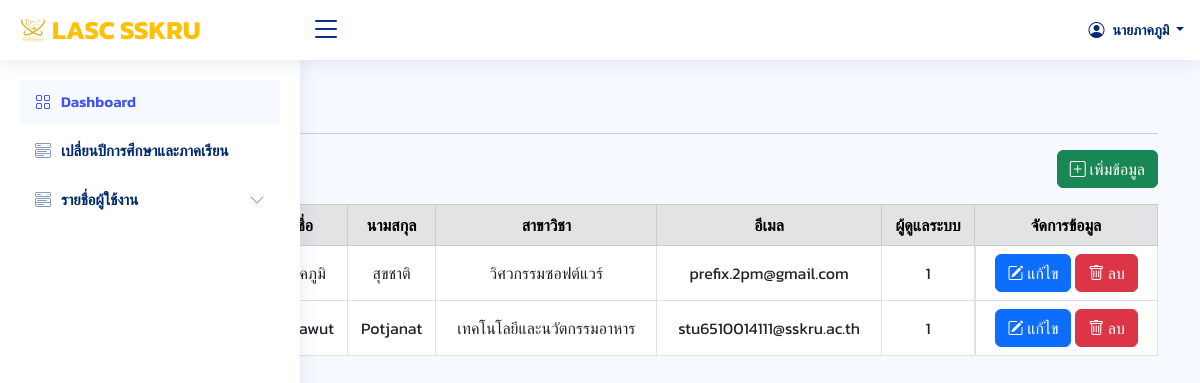
/index_admin.php?page=admin/teacher (signed in), run on the app's committed database.
### tables this page shows
CREATE TABLE `users` (
  `userId` int(20) NOT NULL,
  `academic_rank` varchar(50) NOT NULL,
  `nametitle` varchar(50) NOT NULL,
  `firstname` varchar(50) NOT NULL,
  `lastname` varchar(50) NOT NULL,
  `branch` varchar(50) NOT NULL,
  `email` varchar(50) NOT NULL,
  `password` varchar(255) NOT NULL,
  `urole` varchar(50) NOT NULL,
  `isAdmin` int(1) NOT NULL,
  `created_at` timestamp NOT NULL DEFAULT current_timestamp()
);

### admin/teacher.php (the view, shortened to what this page needs)
<?php
    require_once "config/db.php";
?>
<div class="container">
    <div class="pagetitle mt-3">
        <h1>รายชื่ออาจารย์</h1>
    </div>
    <hr>
    <div class="d-flex justify-content-end">
        <button class="btn btn-success mb-3" type="button" data-bs-toggle="modal" data-bs-target="#largeModal">
            <div class="icon d-flex">
                <i class="bi bi-plus-square"></i> &nbsp;
                <div class="label">เพิ่มข้อมูล</div>
            </div>
        </button>
    </div>
    <table class="table table-bordered text-center align-middle">
        <thead class="align-middle table-secondary">
            <tr>
                <th scope="col">ตำแหน่ง</th>
                <th scope="col">คำนำหน้า</th>
                <th scope="col">ชื่อ</th>
                <th scope="col">นามสกุล</th>
                <th scope="col">สาขาวิชา</th>
                <th scope="col">อีเมล</th>
                <th scope="col">ผู้ดูแลระบบ</th>
                <th scope="col">จัดการข้อมูล</th>
            </tr>
        </thead>
        <tbody>
            <?php
                $stmt = $conn->query("SELECT * FROM users WHERE urole = 'teacher'");
                $stmt->execute();
                $personal = $stmt->fetchAll();
                if (!$personal) {
                    echo "<tr><td colspan='8' class='text-center'>ไม่มีข้อมูล</td></tr>";
                } else {
                    foreach ($personal as $per) {
            ?>
                        <tr>
                            <td style="white-space: nowrap;"><?= $per['academic_rank']; ?></td>
                            <td><?= $per['nametitle']; ?></td>
                            <td><?= $per['firstname']; ?></td>
                            <td><?= $per['lastname']; ?></td>
                            <td><?= $per['branch']; ?></td>
                            <td><?= $per['email']; ?></td>
                            <td><?= $per['isAdmin']; ?></td>
                            <td class="d-flex justify-content-center">
                                <a href="?page=admin/teacher&edit=<?= $per['userId']; ?>" class="btn btn-primary">
                                    <div class="icon d-flex">
                                        <i class="bi bi-pencil-square"></i>&nbsp;
                                        <div class="label">แก้ไข</div>
                                    </div>
                                </a>&nbsp;
                                <a onclick="return confirm('ต้องการลบข้อมูลหรือไม่')" href="?page=admin/teacher&delete=<?= $per['userId']; ?>" class="btn btn-danger">
                                    <div class="icon d-flex">
                                        <i class="bi bi-trash"></i>&nbsp;
                                        <div class="label">ลบ</div>
                                    </div>
                                </a>
                            </td>
                        </tr>
            <?php } } ?>
        </tbody>
    </table>
</div>

### assets/css/style.css (style rules this page uses)
:root { scroll-behavior: smooth; }
body { font-family: 'Kanit', sans-serif; background: #f6f9ff; color: #444444; }
a { color: #4154f1; text-decoration: none; }
h1, h2, h3, h4, h5, h6 { font-family: 'Kanit', sans-serif; }
.pagetitle { margin-bottom: 10px; }
.pagetitle h1 { font-size: 24px; margin-bottom: 0; font-weight: 600; color: #012970; }

### data on the page
users: firstname "ภาคภูมิ", lastname "สุขชาติ", branch "วิศวกรรมซอฟต์แวร์", email "prefix.2pm@gmail.com", isAdmin "1"
users: firstname "Sarawut", lastname "Potjanat", branch "เทคโนโลยีและนวัตกรรมอาหาร", email "stu6510014111@sskru.ac.th", isAdmin "1"

### other printed values
$nametitle "นาย"
$firstname "ภาคภูมิ"
